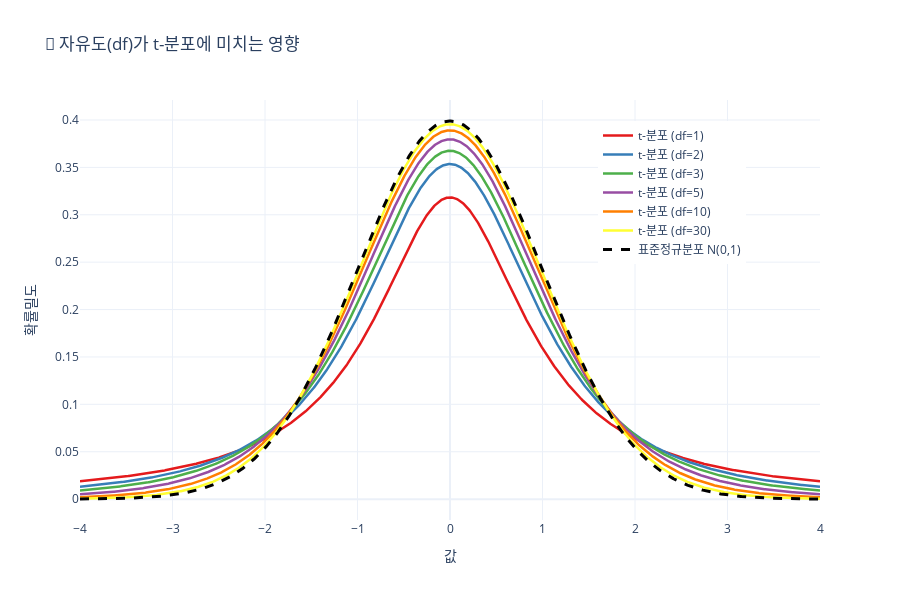

The notebook cell this image was saved under:
### Markdown cell above
## 📊 3. 자유도의 비밀: df = n - 1

### 🤔 왜 자유도는 n-1일까?

t-분포의 가장 중요한 특징 중 하나는 **자유도(degrees of freedom, df)** 입니다.

#### 🧮 자유도의 직관적 이해

표본 크기가 n=3인 경우를 생각해보세요:
- 데이터: [x₁, x₂, x₃]
- 표본평균: $\bar{x} = \frac{x_1 + x_2 + x_3}{3}$

**핵심 질문**: 표본표준편차를 계산할 때, 몇 개의 값이 "자유롭게" 변할 수 있을까요?

$$s^2 = \frac{\sum_{i=1}^{n} (x_i - \bar{x})^2}{n-1}$$

#### 🔒 제약 조건

편차들의 합은 항상 0입니다:
$$(x_1 - \bar{x}) + (x_2 - \bar{x}) + (x_3 - \bar{x}) = 0$$

이것은 **선형 제약 조건** 입니다! 
- 두 개의 편차를 알면, 세 번째는 **자동으로 결정** 됩니다
- 따라서 **독립적으로 변할 수 있는 편차는 2개** (= n-1)
- 이것이 바로 **자유도** 입니다!

### 📈 자유도가 t-분포에 미치는 영향

- **df가 작을수록**: 분포가 더 넓고, 꼬리가 더 두껍다
- **df가 클수록**: 표준정규분포에 가까워진다
- **df → ∞**: 완전히 표준정규분포가 된다

### Code cell
# 📊 자유도의 영향 시각화
def visualize_degrees_of_freedom(df_list=[1, 2, 3, 5, 10, 30]):
    "자유도가 t-분포에 미치는 영향 시각화"
    
    x = np.linspace(-4, 4, 1000)
    
    fig = go.Figure()
    
    # 각 자유도별 t-분포
    colors = px.colors.qualitative.Set1
    
    for i, df in enumerate(df_list):
        y = stats.t.pdf(x, df)
        fig.add_trace(
            go.Scatter(
                x=x, y=y,
                mode='lines',
                name=f't-분포 (df={df})',
                line=dict(width=2.5, color=colors[i % len(colors)])
            )
        )
    
    # 표준정규분포 추가
    y_normal = stats.norm.pdf(x, 0, 1)
    fig.add_trace(
        go.Scatter(
            x=x, y=y_normal,
            mode='lines',
            name='표준정규분포 N(0,1)',
            line=dict(width=3, color='black', dash='dash')
        )
    )
    
    # 레이아웃
    fig.update_layout(
        title='🔢 자유도(df)가 t-분포에 미치는 영향',
        xaxis_title='값',
        yaxis_title='확률밀도',
        template='plotly_white',
        height=600,
        legend=dict(x=0.7, y=0.95)
    )
    
    return fig

def degrees_of_freedom_comparison(df_values=[1, 3, 10, 30]):
    "자유도별 주요 통계량 비교"
    
    comparison_data = []
    
    for df in df_values:
        # 주요 통계량 계산
        mean = 0  # 항상 0
        
        if df > 2:
            variance = df / (df - 2)
            std = np.sqrt(variance)
        else:
            variance = np.inf
            std = np.inf
        
        # 95% 임계값
        critical_95 = stats.t.ppf(0.975, df)
        
        # 99% 임계값
        critical_99 = stats.t.ppf(0.995, df)
        
        comparison_data.append({
            '자유도 (df)': df,
            '평균': mean,
            '분산': variance,
            '표준편차': std,
            '95% 임계값': critical_95,
            '99% 임계값': critical_99
        })
    
    # 표준정규분포 추가
    comparison_data.append({
        '자유도 (df)': '∞ (정규분포)',
        '평균': 0,
        '분산': 1,
        '표준편차': 1,
        '95% 임계값': 1.96,
        '99% 임계값': 2.576
    })
    
    df_comparison = pd.DataFrame(comparison_data)
    
    return df_comparison

# 자유도 영향 시각화
fig_df = visualize_degrees_of_freedom()
fig_df.show()

# 자유도별 비교표
df_table = degrees_of_freedom_comparison()
print("""
📊 자유도별 t-분포 특성 비교:
""")
print(df_table.round(3))

print("""

💡 핵심 관찰:

🎯 자유도가 증가할수록:
   • 분산이 1에 가까워진다 (표준정규분포와 같아짐)
   • 임계값이 작아진다 (더 정확한 검정 가능)
   • 분포의 꼬리가 얇아진다

🎯 실용적 의미:
   • 작은 표본(df < 10): t-분포를 반드시 사용해야 함
   • 큰 표본(df > 30): 정규분포 근사 가능
   • df = 1~2: 분산이 무한대 (매우 불안정)
""")

### Figure 1 — Plotly figure (JSON) as saved in the notebook; plotly's stock layout.template omitted (floating-point values rounded to 4 significant figures; data arrays with more than 128 entries replaced by an {"elided": "..."} marker saying what was removed)
{"data": [{"line": {"color": "rgb(228,26,28)", "width": 2.5}, "mode": "lines", "name": "t-분포 (df=1)", "type": "scatter", "x": {"elided": "1000 float values"}, "y": {"elided": "1000 float values"}}, {"line": {"color": "rgb(55,126,184)", "width": 2.5}, "mode": "lines", "name": "t-분포 (df=2)", "type": "scatter", "x": {"elided": "1000 float values"}, "y": {"elided": "1000 float values"}}, {"line": {"color": "rgb(77,175,74)", "width": 2.5}, "mode": "lines", "name": "t-분포 (df=3)", "type": "scatter", "x": {"elided": "1000 float values"}, "y": {"elided": "1000 float values"}}, {"line": {"color": "rgb(152,78,163)", "width": 2.5}, "mode": "lines", "name": "t-분포 (df=5)", "type": "scatter", "x": {"elided": "1000 float values"}, "y": {"elided": "1000 float values"}}, {"line": {"color": "rgb(255,127,0)", "width": 2.5}, "mode": "lines", "name": "t-분포 (df=10)", "type": "scatter", "x": {"elided": "1000 float values"}, "y": {"elided": "1000 float values"}}, {"line": {"color": "rgb(255,255,51)", "width": 2.5}, "mode": "lines", "name": "t-분포 (df=30)", "type": "scatter", "x": {"elided": "1000 float values"}, "y": {"elided": "1000 float values"}}, {"line": {"color": "black", "dash": "dash", "width": 3}, "mode": "lines", "name": "표준정규분포 N(0,1)", "type": "scatter", "x": {"elided": "1000 float values"}, "y": {"elided": "1000 float values"}}], "layout": {"height": 600, "legend": {"x": 0.7, "y": 0.95}, "title": {"text": "🔢 자유도(df)가 t-분포에 미치는 영향"}, "xaxis": {"title": {"text": "값"}}, "yaxis": {"title": {"text": "확률밀도"}}}}
